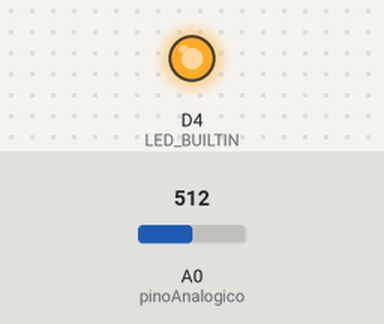
This sketch was run on a simulated ESP8266 (NodeMCU). On the bench: output pins drawn as LEDs (lit = HIGH, except the on-board LED, lit = LOW). The test bench sets the inputs (shaded band); at power-on: A0 (pinoAnalogico) = 512. WiFi joins after 1.5 s; servers stay silent unless stated; no MQTT or app messages arrive unless stated; what the sketch prints to the serial monitor is not drawn.

Above: at 2.0 s.
At 8.1 s:
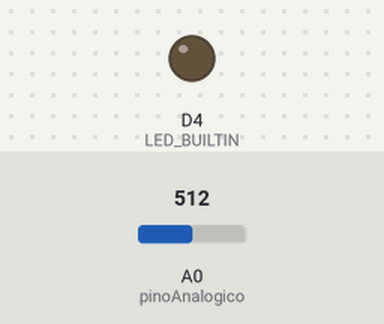
Timing chart, 0 to 9.6 s (numbered marks = the images above):
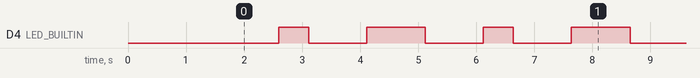

Measured:
- by itself, D4 (LED_BUILTIN): repeats every 3.5 s: LOW 1.0 s, HIGH 1.0 s, LOW 1.0 s, HIGH 0.52 s
- by itself, everything shown: repeats every 3.5 s, in 4 steps

The sketch:

13.ino
```cpp
#include <ESP8266WiFi.h>
#include <PubSubClient.h>
#include <Wire.h>

//atualize SSID e senha WiFi
const char* ssid = "HackaTruckIoT";
const char* password = "iothacka";

//D4 only for Lolin board
#define LED_BUILTIN D4

//Atualize os valores de Org, device type, device id e token
#define ORG ""
#define DEVICE_TYPE ""
#define DEVICE_ID ""
#define TOKEN ""

//broker messagesight server
char server[] = ORG ".messaging.internetofthings.ibmcloud.com";
char topic[] = "iot-2/evt/status/fmt/json";
char authMethod[] = "use-token-auth";
char token[] = TOKEN;
char clientId[] = "d:" ORG ":" DEVICE_TYPE ":" DEVICE_ID;

#define pinoAnalogico A0

char percentualStr[32];

WiFiClient wifiClient;
PubSubClient client(server, 1883, NULL, wifiClient);

void setup() {
  Serial.begin(9600);

  Serial.print("Conectando na rede WiFi ");
  Serial.print(ssid);
  WiFi.begin(ssid, password);
  while (WiFi.status() != WL_CONNECTED) {
    delay(500);
    Serial.print(".");
  }
  Serial.print("[INFO] Conectado WiFi IP: ");
  Serial.println(WiFi.localIP());

  pinMode(LED_BUILTIN, OUTPUT);


  pinMode(pinoAnalogico, INPUT);

}

void loop() {

  if (!!!client.connected()) {
    Serial.print("Reconnecting client to ");
    Serial.println(server);
    while (!!!client.connect(clientId, authMethod, token)) {
      Serial.print(".");
      delay(500);
    }
    Serial.println();
  }

  Serial.print("Gas = ");
  int leitura_analogica = analogRead(pinoAnalogico);
  float percentualGas = 100 * ((978-(float)leitura_analogica)/978);
  dtostrf(percentualGas, 2, 1, percentualStr);

    Serial.println(percentualGas);

  digitalWrite(LED_BUILTIN, LOW);
  delay(1000);
  digitalWrite(LED_BUILTIN, HIGH);
  delay(500);

  // Prepara JSON para IOT Platform
  int length = 0;

  String payload = "{\"d\":{\"porcentagemGas\": \"" + String(percentualGas) + "\"}}";

  length = payload.length();
  Serial.print(F("\nData length"));
  Serial.println(length);

  Serial.print("Sending payload: ");
  Serial.println(payload);

  if (client.publish(topic, (char*) payload.c_str())) {
    Serial.println("Publish ok");
    digitalWrite(LED_BUILTIN, LOW);
    delay(1000);
    digitalWrite(LED_BUILTIN, HIGH);
    delay(1000);
  } else {
    Serial.println("Publish failed");
  }

  delay(10);
}
```
